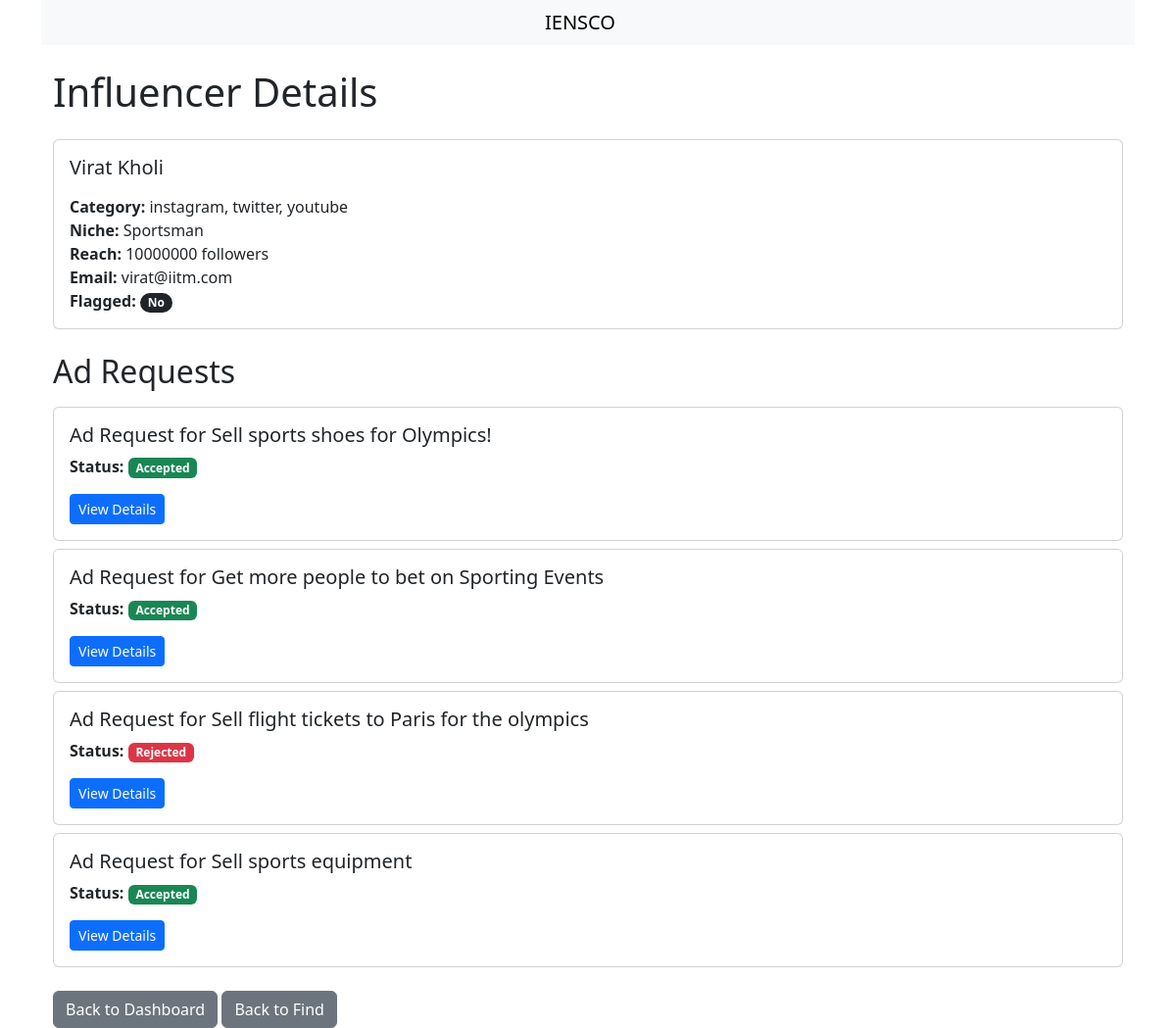
The page /view_influencer/1 (signed in) on the database its author committed.
### models.py (models this page shows, shortened)
class Influencer(db.Model):
    id = db.Column(db.Integer, primary_key=True)
    user_id = db.Column(
        db.Integer, db.ForeignKey("user.id"), unique=True, nullable=False
    )
    name = db.Column(db.String(125), nullable=False)
    category = db.Column(db.String(125))
    niche = db.Column(db.String(125))
    reach = db.Column(db.Integer, default=0)
    earning = db.Column(db.Float, default=0)
    user = db.relationship("User", backref=db.backref("influencer", uselist=False))

class User(db.Model):
    id = db.Column(db.Integer, primary_key=True)
    username = db.Column(db.String(80), unique=True, nullable=False)
    email = db.Column(db.String(120), unique=True, nullable=False)
    password = db.Column(
        db.String(120), nullable=False
    )  # done for debugging purposes so that i can see while developing the app
    password_hash = db.Column(db.String(128))
    role = db.Column(db.String(20), nullable=False)
    is_flagged = db.Column(db.Boolean, default=False)

class AdRequest(db.Model):
    id = db.Column(db.Integer, primary_key=True)
    campaign_id = db.Column(db.Integer, db.ForeignKey("campaign.id"), nullable=False)
    influencer_id = db.Column(db.Integer, db.ForeignKey("influencer.id"))
    ad_name = db.Column(db.String(125), nullable=False)
    messages = db.Column(db.Text)
    requirements = db.Column(db.Text)
    payment_amount = db.Column(db.Float)
    status = db.Column(
        db.String(25), nullable=False
    )  # [ 'Pending', 'Accepted', 'Rejected' ]
    created_at = db.Column(db.DateTime, default=datetime.utcnow)
    updated_at = db.Column(
        db.DateTime, default=datetime.utcnow, onupdate=datetime.utcnow
    )
    campaign = db.relationship("Campaign", backref=db.backref("ad_requests"))
    influencer = db.relationship("Influencer", backref=db.backref("ad_requests"))

class Campaign(db.Model):
    id = db.Column(db.Integer, primary_key=True)
    sponsor_id = db.Column(db.Integer, db.ForeignKey("sponsor.id"), nullable=False)
    name = db.Column(db.String(150), nullable=False)
    description = db.Column(db.Text)
    start_date = db.Column(db.Date, nullable=False)
    end_date = db.Column(db.Date, nullable=False)
    budget = db.Column(db.Float, nullable=False)
    visibility = db.Column(db.String(25))  # 'public' or 'private'
    niche = db.Column(db.String(150))
    goals = db.Column(db.Text)
    is_flagged = db.Column(db.Boolean, default=False)
    status = db.Column(db.String(25), default="Active")
    sponsor = db.relationship("Sponsor", backref=db.backref("campaigns"))

### app.py (the view)
@app.route("/view_influencer/<int:id>")
def view_influencer(id):
    if session.get("role") not in ["admin", "sponsor"]:
        flash("You must be logged in as an admin/sponsor to access this page.", "info")
        return redirect(url_for("admin_login"))
    influencer = Influencer.query.get_or_404(id)
    return render_template(
        "views/view_influencer.html", influencer=influencer, role=session.get("role")
    )

### templates/views/view_influencer.html (shortened to what this page needs)
{% extends "base.html" %}
{% block content %}
<div class="container mt-4">
    <h1 class="mb-4">Influencer Details</h1>
    <div class="card">
        <div class="card-body">
            <h5 class="card-title mb-3">{{ influencer.name }}</h5>
            <p class="card-text mb-0"><strong>Category:</strong> {{ influencer.category }}</p>
            <p class="card-text mb-0"><strong>Niche:</strong> {{ influencer.niche }}</p>
            <p class="card-text mb-0"><strong>Reach:</strong> {{ influencer.reach }} followers</p>
            <p class="card-text mb-0"><strong>Email:</strong> {{ influencer.user.email }}</p>
            {% if influencer.user.is_flagged %}
            <p class="card-text mb-0"><strong>Flagged:</strong> <span class="badge rounded-pill text-bg-danger">Yes</span></p>
            {% else %}
            <p class="card-text mb-0"><strong>Flagged:</strong> <span class="badge rounded-pill text-bg-dark">No</span></p>
            {% endif %}
        </div>
    </div>
    {% if role == 'admin' %}
    <h2 class="mt-4 mb-3">Ad Requests</h2>
    {% if influencer.ad_requests | length > 0 %}
    {% for ad_request in influencer.ad_requests %}
    <div class="card mb-2">
        <div class="card-body">
            <h5 class="card-title">Ad Request for {{ ad_request.campaign.name }}</h5>
            <p class="card-text">
                <strong>Status:</strong>
                {% if ad_request.status == 'Accepted' %}
                <span class="badge bg-success">{{ ad_request.status }}</span>
                {% elif ad_request.status == 'Rejected' %}
                <span class="badge bg-danger">{{ ad_request.status }}</span>
                {% else %}
                <span class="badge bg-dark">{{ ad_request.status }}</span>
                {% endif %}
            </p>
            <a href="{{ url_for('view_ad_request', id=ad_request.id) }}" class="btn btn-primary btn-sm">View Details</a>
        </div>
    </div>
    {% endfor %}
    {% else %}
    <p>No ads yet</p>
    {% endif %}
    <a href="{{ url_for('admin_dashboard') }}" class="btn btn-secondary mt-3">Back to Dashboard</a>
    <a href="{{ url_for('admin_find') }}" class="btn btn-secondary mt-3">Back to Find</a>
    {% elif role == 'sponsor' %}
    <a href="{{ url_for('sponsor_find') }}" class="btn btn-secondary mt-3">Back to Find Influencers</a>
    {% endif %}
</div>
{% endblock %}

### rows shown on the page
Influencer: name "Virat Kholi", category "instagram, twitter, youtube", niche "Sportsman", reach "10000000"
User: user.email "virat@iitm.com"
AdRequest: campaign.name "Sell sports shoes for Olympics!", status "Accepted"
AdRequest: campaign.name "Get more people to bet on Sporting Events", status "Accepted"
AdRequest: campaign.name "Sell flight tickets to Paris for the olympics", status "Rejected"
AdRequest: campaign.name "Sell sports equipment", status "Accepted"
